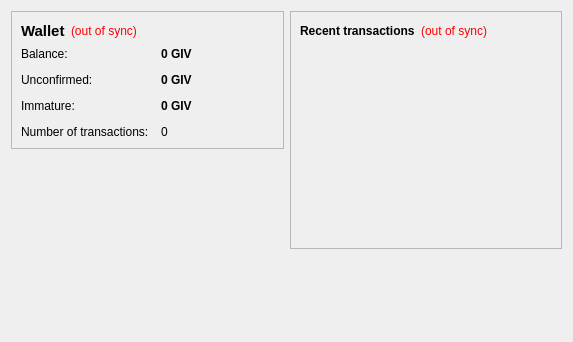
<?xml version="1.0" encoding="UTF-8"?>
<ui version="4.0">
 <class>OverviewPage</class>
 <widget class="QWidget" name="OverviewPage">
  <property name="geometry">
   <rect>
    <x>0</x>
    <y>0</y>
    <width>573</width>
    <height>342</height>
   </rect>
  </property>
  <property name="windowTitle">
   <string>Form</string>
  </property>
  <layout class="QHBoxLayout" name="horizontalLayout" stretch="1,1">
   <item>
    <layout class="QVBoxLayout" name="verticalLayout_2">
     <item>
      <widget class="QFrame" name="frame">
       <property name="frameShape">
        <enum>QFrame::StyledPanel</enum>
       </property>
       <property name="frameShadow">
        <enum>QFrame::Raised</enum>
       </property>
       <layout class="QVBoxLayout" name="verticalLayout_4">
        <item>
         <layout class="QHBoxLayout" name="horizontalLayout_4">
          <item>
           <widget class="QLabel" name="label_5">
            <property name="font">
             <font>
              <pointsize>11</pointsize>
              <weight>75</weight>
              <bold>true</bold>
             </font>
            </property>
            <property name="text">
             <string>Wallet</string>
            </property>
           </widget>
          </item>
          <item>
           <widget class="QLabel" name="labelWalletStatus">
            <property name="toolTip">
             <string>The displayed information may be out of date. Your wallet automatically synchronizes with the GivingCoin network after a connection is established, but this process has not completed yet.</string>
            </property>
            <property name="styleSheet">
             <string notr="true">QLabel { color: red; }</string>
            </property>
            <property name="text">
             <string notr="true">(out of sync)</string>
            </property>
            <property name="alignment">
             <set>Qt::AlignLeading|Qt::AlignLeft|Qt::AlignVCenter</set>
            </property>
           </widget>
          </item>
          <item>
           <spacer name="horizontalSpacer_2">
            <property name="orientation">
             <enum>Qt::Horizontal</enum>
            </property>
            <property name="sizeHint" stdset="0">
             <size>
              <width>40</width>
              <height>20</height>
             </size>
            </property>
           </spacer>
          </item>
         </layout>
        </item>
        <item>
         <layout class="QFormLayout" name="formLayout_2">
          <property name="fieldGrowthPolicy">
           <enum>QFormLayout::AllNonFixedFieldsGrow</enum>
          </property>
          <property name="horizontalSpacing">
           <number>12</number>
          </property>
          <property name="verticalSpacing">
           <number>12</number>
          </property>
          <item row="0" column="0">
           <widget class="QLabel" name="label">
            <property name="text">
             <string>Balance:</string>
            </property>
           </widget>
          </item>
          <item row="0" column="1">
           <widget class="QLabel" name="labelBalance">
            <property name="font">
             <font>
              <weight>75</weight>
              <bold>true</bold>
             </font>
            </property>
            <property name="cursor">
             <cursorShape>IBeamCursor</cursorShape>
            </property>
            <property name="toolTip">
             <string>Your current balance</string>
            </property>
            <property name="text">
             <string notr="true">0 GIV</string>
            </property>
            <property name="textInteractionFlags">
             <set>Qt::LinksAccessibleByMouse|Qt::TextSelectableByKeyboard|Qt::TextSelectableByMouse</set>
            </property>
           </widget>
          </item>
          <item row="1" column="0">
           <widget class="QLabel" name="label_3">
            <property name="text">
             <string>Unconfirmed:</string>
            </property>
           </widget>
          </item>
          <item row="1" column="1">
           <widget class="QLabel" name="labelUnconfirmed">
            <property name="font">
             <font>
              <weight>75</weight>
              <bold>true</bold>
             </font>
            </property>
            <property name="cursor">
             <cursorShape>IBeamCursor</cursorShape>
            </property>
            <property name="toolTip">
             <string>Total of transactions that have yet to be confirmed, and do not yet count toward the current balance</string>
            </property>
            <property name="text">
             <string notr="true">0 GIV</string>
            </property>
            <property name="textInteractionFlags">
             <set>Qt::LinksAccessibleByMouse|Qt::TextSelectableByKeyboard|Qt::TextSelectableByMouse</set>
            </property>
           </widget>
          </item>
          <item row="3" column="0">
           <widget class="QLabel" name="label_2">
            <property name="text">
             <string>Number of transactions:</string>
            </property>
           </widget>
          </item>
          <item row="3" column="1">
           <widget class="QLabel" name="labelNumTransactions">
            <property name="toolTip">
             <string>Total number of transactions in wallet</string>
            </property>
            <property name="text">
             <string notr="true">0</string>
            </property>
           </widget>
          </item>
          <item row="2" column="0">
           <widget class="QLabel" name="labelImmatureText">
            <property name="text">
             <string>Immature:</string>
            </property>
           </widget>
          </item>
          <item row="2" column="1">
           <widget class="QLabel" name="labelImmature">
            <property name="font">
             <font>
              <weight>75</weight>
              <bold>true</bold>
             </font>
            </property>
            <property name="toolTip">
             <string>Mined balance that has not yet matured</string>
            </property>
            <property name="text">
             <string notr="true">0 GIV</string>
            </property>
            <property name="textInteractionFlags">
             <set>Qt::LinksAccessibleByMouse|Qt::TextSelectableByKeyboard|Qt::TextSelectableByMouse</set>
            </property>
           </widget>
          </item>
         </layout>
        </item>
       </layout>
      </widget>
     </item>
     <item>
      <spacer name="verticalSpacer">
       <property name="orientation">
        <enum>Qt::Vertical</enum>
       </property>
       <property name="sizeHint" stdset="0">
        <size>
         <width>20</width>
         <height>40</height>
        </size>
       </property>
      </spacer>
     </item>
    </layout>
   </item>
   <item>
    <layout class="QVBoxLayout" name="verticalLayout_3">
     <item>
      <widget class="QFrame" name="frame_2">
       <property name="frameShape">
        <enum>QFrame::StyledPanel</enum>
       </property>
       <property name="frameShadow">
        <enum>QFrame::Raised</enum>
       </property>
       <layout class="QVBoxLayout" name="verticalLayout">
        <item>
         <layout class="QHBoxLayout" name="horizontalLayout_2">
          <item>
           <widget class="QLabel" name="label_4">
            <property name="text">
             <string>&lt;b&gt;Recent transactions&lt;/b&gt;</string>
            </property>
           </widget>
          </item>
          <item>
           <widget class="QLabel" name="labelTransactionsStatus">
            <property name="toolTip">
             <string>The displayed information may be out of date. Your wallet automatically synchronizes with the GivingCoin network after a connection is established, but this process has not completed yet.</string>
            </property>
            <property name="styleSheet">
             <string notr="true">QLabel { color: red; }</string>
            </property>
            <property name="text">
             <string notr="true">(out of sync)</string>
            </property>
            <property name="alignment">
             <set>Qt::AlignRight|Qt::AlignTrailing|Qt::AlignVCenter</set>
            </property>
           </widget>
          </item>
          <item>
           <spacer name="horizontalSpacer">
            <property name="orientation">
             <enum>Qt::Horizontal</enum>
            </property>
            <property name="sizeHint" stdset="0">
             <size>
              <width>40</width>
              <height>20</height>
             </size>
            </property>
           </spacer>
          </item>
         </layout>
        </item>
        <item>
         <widget class="QListView" name="listTransactions">
          <property name="styleSheet">
           <string notr="true">QListView { background: transparent; }</string>
          </property>
          <property name="frameShape">
           <enum>QFrame::NoFrame</enum>
          </property>
          <property name="verticalScrollBarPolicy">
           <enum>Qt::ScrollBarAlwaysOff</enum>
          </property>
          <property name="horizontalScrollBarPolicy">
           <enum>Qt::ScrollBarAlwaysOff</enum>
          </property>
          <property name="selectionMode">
           <enum>QAbstractItemView::NoSelection</enum>
          </property>
         </widget>
        </item>
       </layout>
      </widget>
     </item>
     <item>
      <spacer name="verticalSpacer_2">
       <property name="orientation">
        <enum>Qt::Vertical</enum>
       </property>
       <property name="sizeHint" stdset="0">
        <size>
         <width>20</width>
         <height>40</height>
        </size>
       </property>
      </spacer>
     </item>
    </layout>
   </item>
  </layout>
 </widget>
 <resources/>
 <connections/>
</ui>
